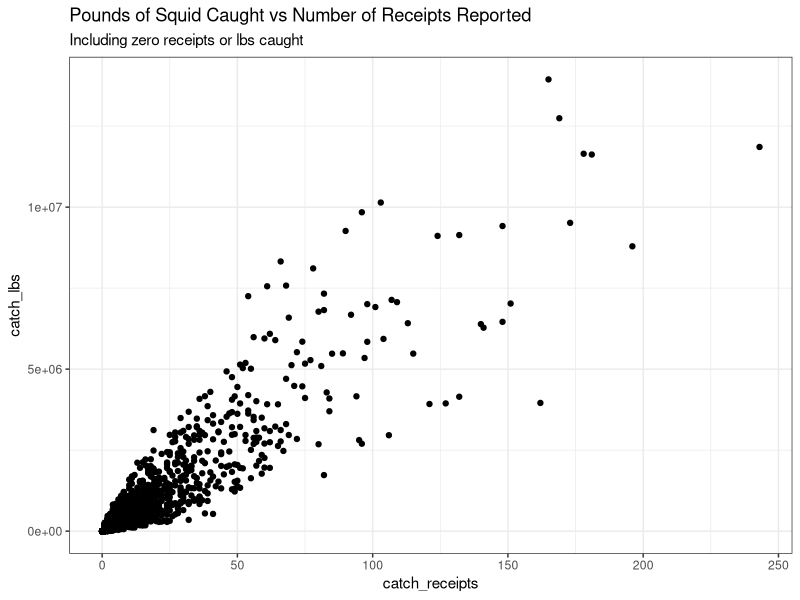
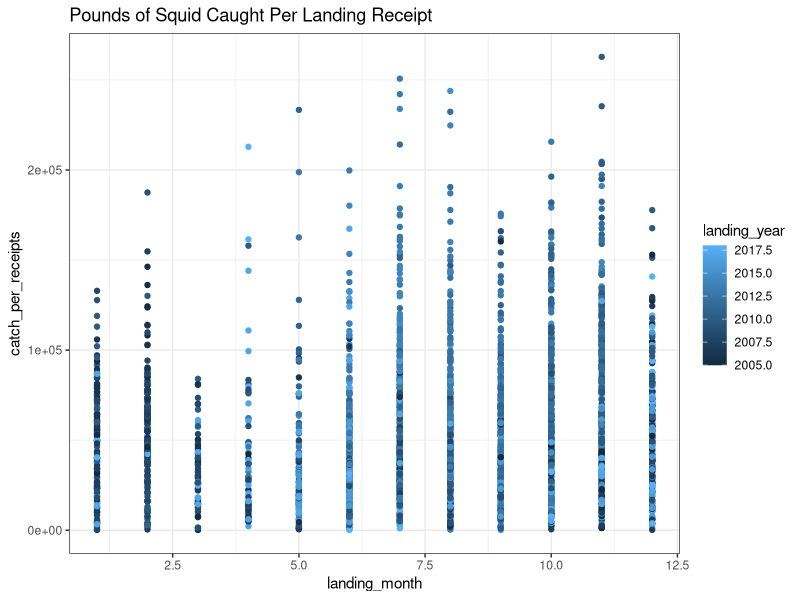
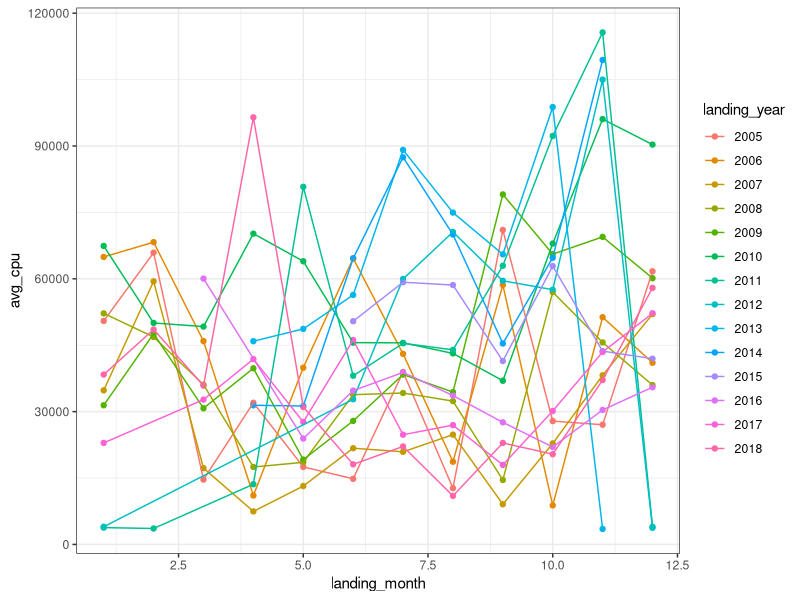
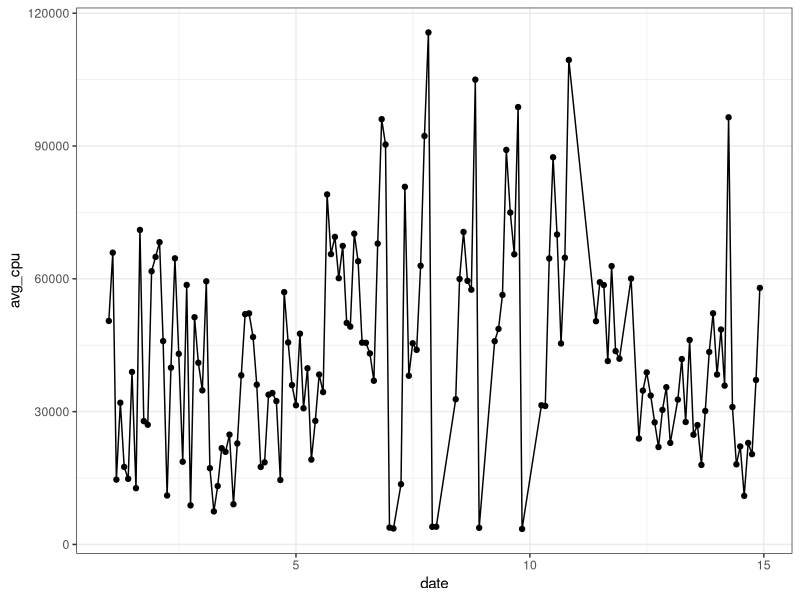

These figures' R source, in order:
## ---- chunk 1
knitr::opts_chunk$set(echo = TRUE)
## ---- chunk 2
# Read in libraries
library(tidyverse)
library(here)
library(lubridate)
## ---- chunk 3
# Read in the data to use
squid_fishing_data <- read.csv(here("data", "fishing_effort_per_block.csv"))
## ---- chunk 4
ggplot(data = squid_fishing_data, aes(x = catch_receipts, y = catch_lbs))+
  geom_point()+
  theme_bw()+
  labs(title = "Pounds of Squid Caught vs Number of Receipts Reported",
       subtitle = "Including zero receipts or lbs caught")
## ---- chunk 5
ggplot(data = squid_fishing_data)+
  geom_point(aes(x = landing_month, y = catch_per_receipts, color = landing_year))+
  theme_bw()+
  labs(title = "Pounds of Squid Caught Per Landing Receipt")
## ---- chunk 6
# Wrangle some more data
squid_fishing_no_na <- squid_fishing_data %>% 
  drop_na() %>% # Drop NAs from our dataframe
  group_by(landing_year, landing_month) %>% # Group data according to month and year
  summarise_at(vars(catch_per_receipts),
               list(avg_cpu = mean)) # Summarize average of catch_per_receipts

squid_fishing_no_na$landing_year <- as.factor(squid_fishing_no_na$landing_year)
## ---- chunk 7
# Make a graph of CPU
ggplot(data = squid_fishing_no_na)+
  geom_point(aes(x = landing_month, y = avg_cpu, color = landing_year))+
  geom_line(aes(x = landing_month, y = avg_cpu, color = landing_year))+
  theme_bw()

  
## ---- chunk 8
# Make a graph with consecutive years

squid_tibble<- squid_fishing_no_na %>% 
  mutate(date = make_date(year=landing_year, month=landing_month))

ggplot(data = squid_tibble)+
  geom_point(aes(x = date, y = avg_cpu))+
  geom_line(aes(x = date, y = avg_cpu))+
  theme_bw()
